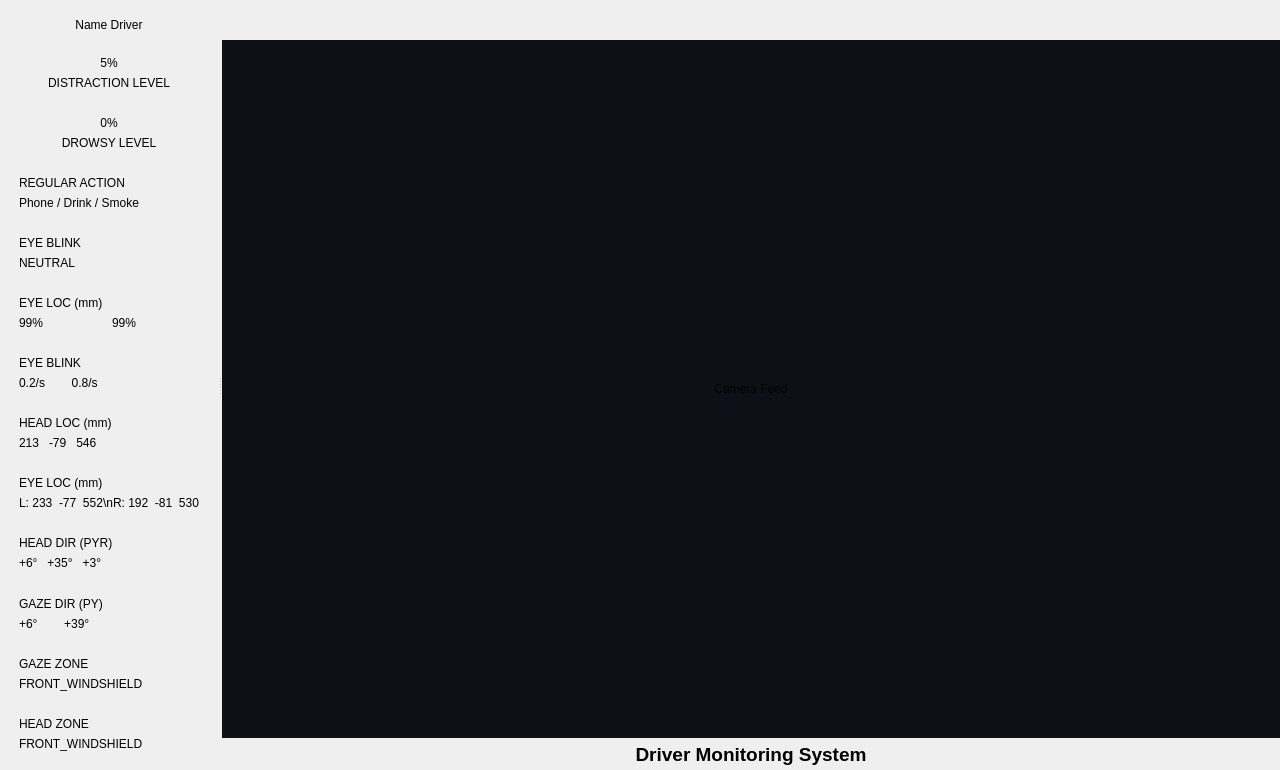
<?xml version="1.0" encoding="UTF-8"?>
<ui version="4.0">
 <class>MainWindow</class>
 <widget class="QMainWindow" name="MainWindow">
  <property name="geometry">
   <rect>
    <x>0</x>
    <y>0</y>
    <width>1280</width>
    <height>743</height>
   </rect>
  </property>
  <property name="windowTitle">
   <string>Driver Monitoring System</string>
  </property>
  <widget class="QWidget" name="centralwidget">
   <layout class="QVBoxLayout" name="centralLayout">
    <property name="spacing">
     <number>0</number>
    </property>
    <property name="leftMargin">
     <number>0</number>
    </property>
    <property name="topMargin">
     <number>0</number>
    </property>
    <property name="rightMargin">
     <number>0</number>
    </property>
    <property name="bottomMargin">
     <number>0</number>
    </property>
    <item>
     <widget class="QSplitter" name="mainSplitter">
      <property name="orientation">
       <enum>Qt::Orientation::Horizontal</enum>
      </property>
      <property name="childrenCollapsible">
       <bool>false</bool>
      </property>
      <widget class="QFrame" name="sidebarFrame">
       <property name="sizePolicy">
        <sizepolicy hsizetype="Preferred" vsizetype="Expanding">
         <horstretch>0</horstretch>
         <verstretch>0</verstretch>
        </sizepolicy>
       </property>
       <property name="minimumSize">
        <size>
         <width>180</width>
         <height>0</height>
        </size>
       </property>
       <property name="maximumSize">
        <size>
         <width>400</width>
         <height>16777215</height>
        </size>
       </property>
       <layout class="QVBoxLayout" name="sidebarLayout">
        <property name="spacing">
         <number>8</number>
        </property>
        <property name="leftMargin">
         <number>10</number>
        </property>
        <property name="topMargin">
         <number>10</number>
        </property>
        <property name="rightMargin">
         <number>10</number>
        </property>
        <property name="bottomMargin">
         <number>10</number>
        </property>
        <item>
         <widget class="QFrame" name="profileFrame">
          <property name="enabled">
           <bool>true</bool>
          </property>
          <property name="minimumSize">
           <size>
            <width>0</width>
            <height>29</height>
           </size>
          </property>
          <layout class="QHBoxLayout">
           <item>
            <widget class="QLabel" name="driverName">
             <property name="text">
              <string>Name Driver</string>
             </property>
             <property name="alignment">
              <set>Qt::AlignmentFlag::AlignCenter</set>
             </property>
            </widget>
           </item>
          </layout>
         </widget>
        </item>
        <item>
         <widget class="QFrame" name="distractionFrame">
          <layout class="QVBoxLayout">
           <item>
            <widget class="QLabel" name="lblDistractionVal">
             <property name="text">
              <string>5%</string>
             </property>
             <property name="alignment">
              <set>Qt::AlignmentFlag::AlignCenter</set>
             </property>
            </widget>
           </item>
           <item>
            <widget class="QLabel" name="lblDistractionTitle">
             <property name="text">
              <string>DISTRACTION LEVEL</string>
             </property>
             <property name="alignment">
              <set>Qt::AlignmentFlag::AlignCenter</set>
             </property>
            </widget>
           </item>
          </layout>
         </widget>
        </item>
        <item>
         <widget class="QFrame" name="drowsyFrame">
          <layout class="QVBoxLayout">
           <item>
            <widget class="QLabel" name="lblDrowsyVal">
             <property name="text">
              <string>0%</string>
             </property>
             <property name="alignment">
              <set>Qt::AlignmentFlag::AlignCenter</set>
             </property>
            </widget>
           </item>
           <item>
            <widget class="QLabel" name="lblDrowsyTitle">
             <property name="text">
              <string>DROWSY LEVEL</string>
             </property>
             <property name="alignment">
              <set>Qt::AlignmentFlag::AlignCenter</set>
             </property>
            </widget>
           </item>
          </layout>
         </widget>
        </item>
        <item>
         <widget class="QFrame" name="actionFrame">
          <layout class="QVBoxLayout">
           <item>
            <widget class="QLabel" name="lblActionTitle">
             <property name="text">
              <string>REGULAR ACTION</string>
             </property>
            </widget>
           </item>
           <item>
            <widget class="QLabel" name="lblActionIcons">
             <property name="text">
              <string>Phone / Drink / Smoke</string>
             </property>
            </widget>
           </item>
          </layout>
         </widget>
        </item>
        <item>
         <widget class="QFrame" name="expressionFrame">
          <layout class="QVBoxLayout">
           <item>
            <widget class="QLabel" name="lblExpTitle">
             <property name="text">
              <string>EYE BLINK</string>
             </property>
            </widget>
           </item>
           <item>
            <widget class="QLabel" name="lblExpVal">
             <property name="text">
              <string>NEUTRAL</string>
             </property>
            </widget>
           </item>
          </layout>
         </widget>
        </item>
        <item>
         <widget class="QFrame" name="eyeOpFrame">
          <layout class="QVBoxLayout">
           <item>
            <widget class="QLabel" name="lblEyeOpTitle">
             <property name="text">
              <string>EYE LOC (mm)</string>
             </property>
            </widget>
           </item>
           <item>
            <layout class="QHBoxLayout">
             <item>
              <widget class="QLabel" name="lblEyeOpL">
               <property name="text">
                <string>99%</string>
               </property>
              </widget>
             </item>
             <item>
              <widget class="QLabel" name="lblEyeOpR">
               <property name="text">
                <string>99%</string>
               </property>
              </widget>
             </item>
            </layout>
           </item>
          </layout>
         </widget>
        </item>
        <item>
         <widget class="QFrame" name="blinkFrame">
          <layout class="QVBoxLayout">
           <item>
            <widget class="QLabel" name="lblBlinkTitle">
             <property name="text">
              <string>EYE BLINK</string>
             </property>
            </widget>
           </item>
           <item>
            <widget class="QLabel" name="lblBlinkVal">
             <property name="text">
              <string>0.2/s        0.8/s</string>
             </property>
            </widget>
           </item>
          </layout>
         </widget>
        </item>
        <item>
         <widget class="QFrame" name="headLocFrame">
          <layout class="QVBoxLayout">
           <item>
            <widget class="QLabel" name="lblHeadLocTitle">
             <property name="text">
              <string>HEAD LOC (mm)</string>
             </property>
            </widget>
           </item>
           <item>
            <widget class="QLabel" name="lblHeadLocVal">
             <property name="text">
              <string>213   -79   546</string>
             </property>
            </widget>
           </item>
          </layout>
         </widget>
        </item>
        <item>
         <widget class="QFrame" name="eyeLocFrame">
          <layout class="QVBoxLayout">
           <item>
            <widget class="QLabel" name="lblEyeLocTitle">
             <property name="text">
              <string>EYE LOC (mm)</string>
             </property>
            </widget>
           </item>
           <item>
            <widget class="QLabel" name="lblEyeLocVal">
             <property name="text">
              <string>L: 233  -77  552\nR: 192  -81  530</string>
             </property>
            </widget>
           </item>
          </layout>
         </widget>
        </item>
        <item>
         <widget class="QFrame" name="headDirFrame">
          <layout class="QVBoxLayout">
           <item>
            <widget class="QLabel" name="lblHeadDirTitle">
             <property name="text">
              <string>HEAD DIR (PYR)</string>
             </property>
            </widget>
           </item>
           <item>
            <widget class="QLabel" name="lblHeadDirVal">
             <property name="text">
              <string>+6°   +35°   +3°</string>
             </property>
            </widget>
           </item>
          </layout>
         </widget>
        </item>
        <item>
         <widget class="QFrame" name="gazeDirFrame">
          <layout class="QVBoxLayout">
           <item>
            <widget class="QLabel" name="lblGazeDirTitle">
             <property name="minimumSize">
              <size>
               <width>0</width>
               <height>15</height>
              </size>
             </property>
             <property name="text">
              <string>GAZE DIR (PY)</string>
             </property>
            </widget>
           </item>
           <item>
            <widget class="QLabel" name="lblGazeDirVal">
             <property name="text">
              <string>+6°        +39°</string>
             </property>
            </widget>
           </item>
          </layout>
         </widget>
        </item>
        <item>
         <widget class="QFrame" name="gazeZoneFrame">
          <layout class="QVBoxLayout">
           <item>
            <widget class="QLabel" name="lblGazeZoneTitle">
             <property name="text">
              <string>GAZE ZONE</string>
             </property>
            </widget>
           </item>
           <item>
            <widget class="QLabel" name="lblGazeZoneVal">
             <property name="text">
              <string>FRONT_WINDSHIELD</string>
             </property>
            </widget>
           </item>
          </layout>
         </widget>
        </item>
        <item>
         <widget class="QFrame" name="headZoneFrame">
          <layout class="QVBoxLayout">
           <item>
            <widget class="QLabel" name="lblHeadZoneTitle">
             <property name="text">
              <string>HEAD ZONE</string>
             </property>
            </widget>
           </item>
           <item>
            <widget class="QLabel" name="lblHeadZoneVal">
             <property name="text">
              <string>FRONT_WINDSHIELD</string>
             </property>
            </widget>
           </item>
          </layout>
         </widget>
        </item>
        <item>
         <spacer name="verticalSpacer">
          <property name="orientation">
           <enum>Qt::Orientation::Vertical</enum>
          </property>
          <property name="sizeHint" stdset="0">
           <size>
            <width>20</width>
            <height>40</height>
           </size>
          </property>
         </spacer>
        </item>
       </layout>
      </widget>
      <widget class="QFrame" name="videoContainer">
       <property name="sizePolicy">
        <sizepolicy hsizetype="Expanding" vsizetype="Expanding">
         <horstretch>1</horstretch>
         <verstretch>1</verstretch>
        </sizepolicy>
       </property>
       <layout class="QVBoxLayout" name="videoLayout">
        <property name="spacing">
         <number>0</number>
        </property>
        <property name="leftMargin">
         <number>0</number>
        </property>
        <property name="topMargin">
         <number>0</number>
        </property>
        <property name="rightMargin">
         <number>0</number>
        </property>
        <property name="bottomMargin">
         <number>0</number>
        </property>
        <item>
         <widget class="QLabel" name="notifyBar">
          <property name="sizePolicy">
           <sizepolicy hsizetype="Expanding" vsizetype="Fixed">
            <horstretch>1</horstretch>
            <verstretch>0</verstretch>
           </sizepolicy>
          </property>
          <property name="minimumSize">
           <size>
            <width>0</width>
            <height>40</height>
           </size>
          </property>
          <property name="maximumSize">
           <size>
            <width>16777215</width>
            <height>40</height>
           </size>
          </property>
          <property name="text">
           <string/>
          </property>
          <property name="alignment">
           <set>Qt::AlignmentFlag::AlignCenter</set>
          </property>
         </widget>
        </item>
        <item>
         <widget class="QLabel" name="videoLabel">
          <property name="enabled">
           <bool>true</bool>
          </property>
          <property name="sizePolicy">
           <sizepolicy hsizetype="Expanding" vsizetype="Expanding">
            <horstretch>1</horstretch>
            <verstretch>1</verstretch>
           </sizepolicy>
          </property>
          <property name="styleSheet">
           <string>background-color: #0d1117;</string>
          </property>
          <property name="text">
           <string>Camera Feed</string>
          </property>
          <property name="alignment">
           <set>Qt::AlignmentFlag::AlignCenter</set>
          </property>
         </widget>
        </item>
        <item>
         <widget class="QLabel" name="captionBar">
          <property name="sizePolicy">
           <sizepolicy hsizetype="Expanding" vsizetype="Fixed">
            <horstretch>1</horstretch>
            <verstretch>0</verstretch>
           </sizepolicy>
          </property>
          <property name="minimumSize">
           <size>
            <width>0</width>
            <height>32</height>
           </size>
          </property>
          <property name="maximumSize">
           <size>
            <width>16777215</width>
            <height>32</height>
           </size>
          </property>
          <property name="font">
           <font>
            <pointsize>14</pointsize>
            <bold>true</bold>
           </font>
          </property>
          <property name="text">
           <string>Driver Monitoring System</string>
          </property>
          <property name="alignment">
           <set>Qt::AlignmentFlag::AlignCenter</set>
          </property>
         </widget>
        </item>
       </layout>
      </widget>
     </widget>
    </item>
   </layout>
  </widget>
 </widget>
 <resources/>
 <connections/>
</ui>
